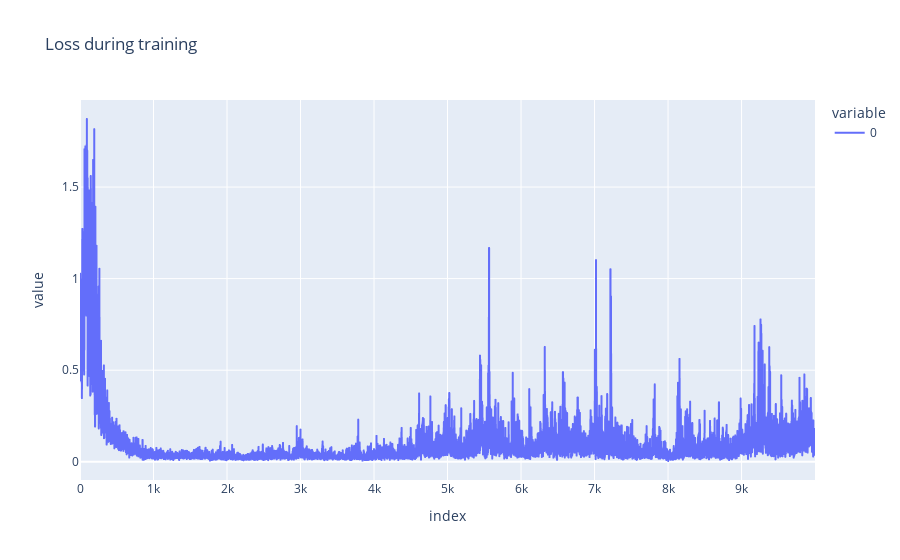

Here is the notebook cell this chart was saved with:
### Code cell
px.line(out["losses"], title="Loss during training")

### Figure 1 — Plotly figure (JSON) as saved in the notebook; plotly's stock layout.template omitted (floating-point values rounded to 4 significant figures; data arrays with more than 128 entries replaced by an {"elided": "..."} marker saying what was removed)
{"data": [{"hovertemplate": "variable=0<br>index=%{x}<br>value=%{y}<extra></extra>", "legendgroup": "0", "line": {"color": "#636efa", "dash": "solid"}, "marker": {"symbol": "circle"}, "mode": "lines", "name": "0", "showlegend": true, "type": "scattergl", "x": {"elided": "10000 int values"}, "xaxis": "x", "y": {"elided": "10000 float values"}, "yaxis": "y"}], "layout": {"legend": {"title": {"text": "variable"}, "tracegroupgap": 0}, "title": {"text": "Loss during training"}, "xaxis": {"anchor": "y", "domain": [0, 1], "title": {"text": "index"}}, "yaxis": {"anchor": "x", "domain": [0, 1], "title": {"text": "value"}}}}
